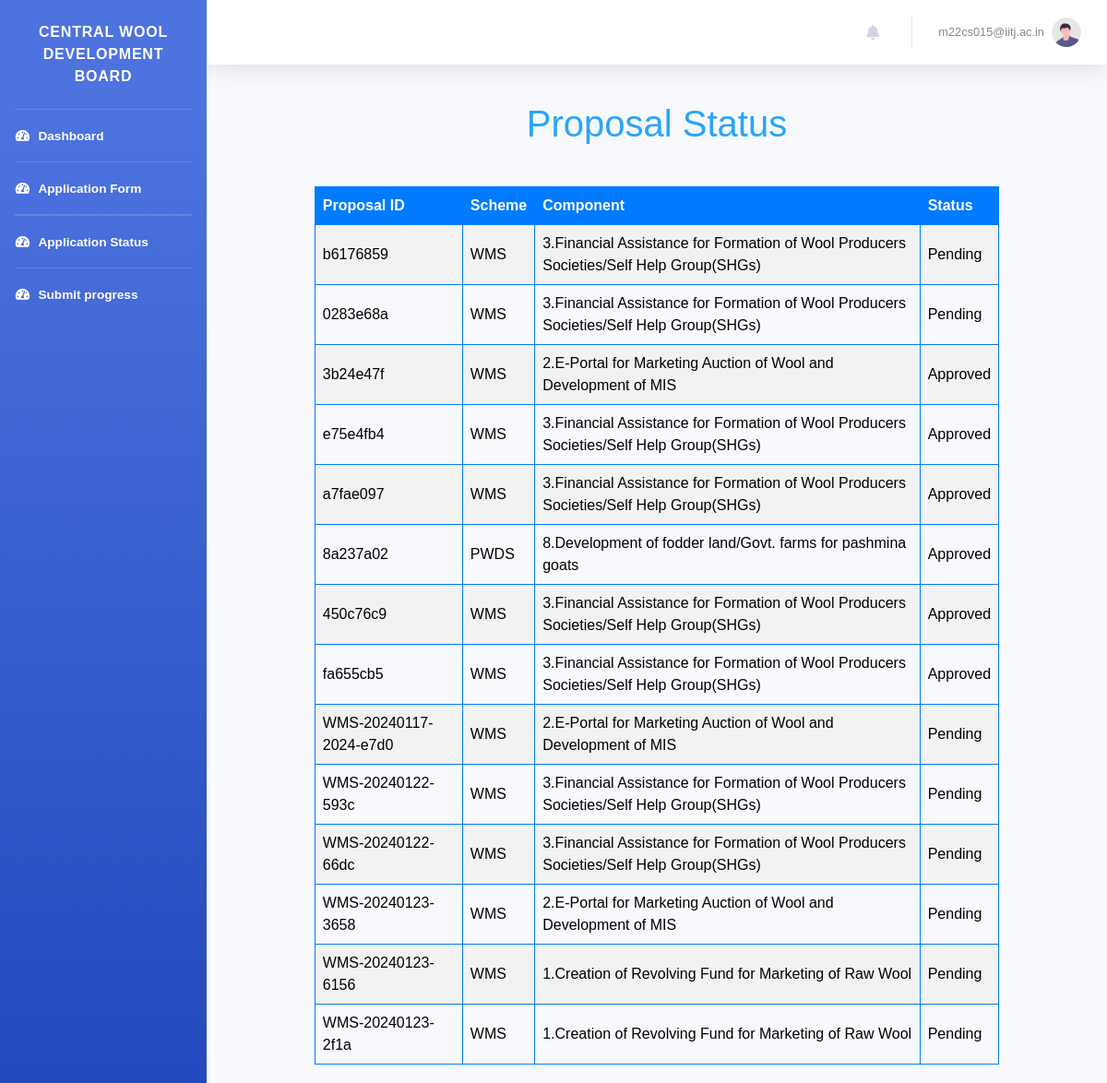
The app's page /dashboard/proposal_status/ (signed in) with its own data.
### authapp/models.py (models this page shows, shortened)
class CustomUser(AbstractBaseUser, PermissionsMixin):
    AGENCY_NATURE_CHOICES = [
        ("Central Federations", "Central Federations"),
        ("State Federations", "State Federations"),
        ("Central Sheep & Wool Boards", "Central Sheep & Wool Boards"),
        ("State Sheep & Wool Boards", "State Sheep & Wool Boards"),
        ("UT Govt. Sheep & Wool Boards", "UT Govt. Sheep & Wool Boards"),
        ("UT Govt. Sheep & Wool Federations", "UT Govt. Sheep & Wool Federations"),
        ("State Govt. Corporations Federations", "State Govt. Corporations Federations"),
        ("Central Departments", "Central Departments"),
        ("State Departments", "State Departments"),
        ("UT Statutory Departments", "UT Statutory Departments"),
        ("Autonomous and Advisory Bodies Departments", "Autonomous and Advisory Bodies Departments"),
        ("State Cooperative Departments", "State Cooperative Departments"),
        ("UT Cooperative Departments", "UT Cooperative Departments"),
        ("Central Govt Cooperative Departments", "Central Govt Cooperative Departments"),
        ("Central Govt Animal Husbandry Department", "Central Govt Animal Husbandry Department"),
        ("State Govt. Animal Husbandry Department", "State Govt. Animal Husbandry Department"),
        ("UT Animal Husbandry Department", "UT Animal Husbandry Department"),
        ("State Industries Department", "State Industries Department"),
        ("Central Industries Department", "Central Industries Department"),
        ("UT Industries Department", "UT Industries Department"),
        ("Central Organizations", "Central Organizations"),
        ("State Organizations", "State Organizations"),
        ("UT Government Organizations", "UT Government Organizations"),
        ("Universities of State", "Universities of State"),
        ("Universities of Central Govt", "Universities of Central Govt"),
        ("Universities of UT", "Universities of UT"),
        ("Govt. marketing event organizers", "Govt. marketing event organizers"),
        ("Central Research & Development Institutions", "Central Research & Development Institutions"),
        ("State Research & Development Institutions", "State Research & Development Institutions"),
        ("UT Govts. Autonomous Research & Development Institutions", "UT Govts. Autonomous Research & Development Institutions"),
        ("Statutory Bodies Research & Development Institutions", "Statutory Bodies Research & Development Institutions"),
        ("Textiles Research Associations (TRAs)", "Textiles Research Associations (TRAs)"),
    ]
    is_staff = models.BooleanField(default=False)
    is_active = models.BooleanField(default=True)
    date_joined = models.DateTimeField(default=timezone.now)
    agency_name = models.CharField(max_length=100,blank=False,null=False,default="")
    agency_nature = models.CharField(
        max_length=100, choices=AGENCY_NATURE_CHOICES, default='Central Federations')
    registration_number = models.CharField(max_length=100, blank=True, null=True)
    address = models.TextField(default="",blank=False,null=False)
    pincode = models.CharField(max_length=10,blank=False,null=False,default="")
    contact_person_name = models.CharField(max_length=100,blank=False,null=False,default="")
    contact_person_designation = models.CharField(max_length=100,blank=False,null=False,default="")
    email = models.EmailField(_("email address"), unique=True,default="")
    contact_person_mobile = models.CharField(max_length=12,blank=False,null=False,default="")
    USERNAME_FIELD = "email"
    REQUIRED_FIELDS = []
    objects = CustomUserManager()

class Proposal(models.Model):
    STATUS_CHOICES = [
        ('Pending', 'Pending'),
        ('Approved', 'Approved'),
        ('Completed', 'Completed'),
        ('Rejected', 'Rejected'),
        ('Resubmit','Resubmit')
    ]
    user = models.ForeignKey(settings.AUTH_USER_MODEL, on_delete=models.CASCADE)
    name_and_address = models.TextField()
    project_scheme = models.CharField(max_length=20)
    scheme_component = models.CharField(max_length=100)
    nature_of_applicant = models.CharField(max_length=50)
    other_nature = models.CharField(max_length=50, blank=True, null=True)
    brief_of_agency = models.TextField()
    objectives_of_project = models.TextField()
    brief_of_project = models.TextField()
    justification_of_project = models.TextField()
    methodology_of_project = models.TextField()
    expected_outcome = models.FileField(upload_to='excel_files/', blank=True, null=True)
    scenario_change = models.TextField()
    beneficiaries = models.FileField(upload_to='excel_files/', blank=True, null=True)
    mode_of_selection = models.TextField()
    component_wise_cost = models.FileField(upload_to='excel_files/', blank=True, null=True)
    component_wise_duration = models.FileField(upload_to='excel_files/', blank=True, null=True)
    location_of_project = models.CharField(max_length=100)
    associated_agency = models.TextField()
    bank_details = models.TextField()
    nodal_officer_details = models.TextField()
    other_info = models.TextField()
    status = models.CharField(max_length=20, choices=STATUS_CHOICES, default='Pending')
    total_fund_allocated = models.DecimalField(max_digits=20, decimal_places=2,blank=True,null=True)
    project_sanction_letter = models.FileField(upload_to='sanction_letters/',null=True)
    Approved_by=models.CharField(max_length=50,null=True,blank=True)
    project_report = models.FileField(upload_to='pdf_files/', blank=True, null=True)
    covering_letter = models.FileField(upload_to='pdf_files/', blank=True, null=True)
    unique_id = models.CharField(max_length=8, unique=True)
    created_at = models.DateTimeField(auto_now_add=True)
    total_duration = models.IntegerField(blank=True, null=True)
    goals = models.JSONField(default=dict)

### authapp/views.py (the view)
# urls.py: path('dashboard/proposal_status/', views.proposal_status, name='proposal_status'),
@login_required
def proposal_status(request):
    user_proposals = Proposal.objects.filter(user=request.user)
    return render(request, 'proposal/proposal_status.html', {'proposals': user_proposals})

### templates/proposal/proposal_status.html (shortened to what this page needs)
{% extends 'base_dashboard.html' %}
    {% block content%}
     <header>
        <h1>Proposal Status</h1>
    </header>
    <table>
        <tr>
            <th>Proposal ID</th>
            <th>Scheme</th>
            <th>Component</th>
            <th>Status</th>
        </tr>
        {% for proposal in proposals %}
            <tr>
                <td>{{ proposal.unique_id }}</td>
                <td>{{ proposal.project_scheme }}</td>
                <td>{{proposal.scheme_component}}</td>
                <td>{{ proposal.status }}</td>
            </tr>
        {% endfor %}
    </table>
{% endblock %}

### templates/base_dashboard.html (shortened to what this page needs)
{% load static %}
<!DOCTYPE html>
<html lang="en">
<head>
    <link href="{%static 'css/user_dashboard/all.min.css'%}" rel="stylesheet" type="text/css">
        <link rel="stylesheet" href="https://cdnjs.cloudflare.com/ajax/libs/font-awesome/5.15.3/css/all.min.css">
    <link href="{%static 'css/user_dashboard/sb-admin-2.min.css'%}" rel="stylesheet">
</head>
<body id="page-top">
    <div id="wrapper">
        <ul class="navbar-nav bg-gradient-primary sidebar sidebar-dark accordion" id="accordionSidebar">
             <br>
            <a class="sidebar-brand d-flex align-items-center justify-content-center" href="index.html">
                <div class="sidebar-brand-text mx-sm-2">Central Wool Development Board</div>
            </a>
            <br>
            <hr class="sidebar-divider my-0">
            <li class="nav-item active">
                <a class="nav-link" href="{% url 'authapp:dashboard' %}">
                    <i class="fas fa-fw fa-tachometer-alt"></i>
                    <span>Dashboard</span></a>
            </li>
             <hr class="sidebar-divider my-0">
             <li class="nav-item active">
                <a class="nav-link" href="{% url 'authapp:submit_proposal' %}">
                    <i class="fas fa-fw fa-tachometer-alt"></i>
                    <span>Application Form</span></a>
            </li>
             <hr class="sidebar-divider my-0">
             <hr class="sidebar-divider my-0">
             <li class="nav-item active">
                <a class="nav-link" href="{% url 'authapp:proposal_status' %}">
                    <i class="fas fa-fw fa-tachometer-alt"></i>
                    <span>Application Status</span></a>
            </li>
            <hr class="sidebar-divider my-0">
             <li class="nav-item active">
                <a class="nav-link" href="{% url 'authapp:progress_report' %}">
                    <i class="fas fa-fw fa-tachometer-alt"></i>
                    <span>Submit progress</span></a>
            </li>
        </ul>
        <div id="content-wrapper" class="d-flex flex-column">
            <div id="content">
                 <nav class="navbar navbar-expand navbar-light bg-white topbar mb-4 static-top shadow ">
                    <ul class="navbar-nav ml-auto">
<li class="nav-item dropdown no-arrow mx-1">
    <a class="nav-link dropdown-toggle" href="#" id="alertsDropdown" role="button"
        data-toggle="dropdown" aria-haspopup="true" aria-expanded="false">
        <i class="fas fa-bell fa-fw"></i>
    </a>
</li>
                        <li class="nav-item dropdown no-arrow">
                            <a class="nav-link dropdown-toggle" href="#" id="userDropdown" role="button"
                                data-toggle="dropdown" aria-haspopup="true" aria-expanded="false">
                                <span class="mr-2 d-none d-lg-inline text-gray-600 small">{{user.email}}</span>
                                <img class="img-profile rounded-circle"
                                    src="{%static 'img/undraw_profile.svg'%}">
                            </a>
                        </li>
                    </ul>
</nav>
                <div class="container-fluid">
                   {% block content %}{% endblock %}
                </div>
        </div>
    </div>
</body>
</html>

### templates/proposal/proposal_status.html (style rules this page uses)
body { font-family: Arial, sans-serif; margin: 0; padding: 0; background-color: #f4f4f4; }
header { color: #2aa4fb; text-align: center; padding: 1em 0; }
table { width: 80%; margin: 20px auto; border-collapse: collapse; }
th, td { border: 1px solid #007BFF; padding: 8px; text-align: left; color:black; }
th { background-color: #007BFF; color: white; }
tr:nth-child(even) { background-color: #f2f2f2; }

### records on screen
CustomUser: email "m22cs015@iitj.ac.in"
Proposal: unique_id "b6176859", project_scheme "WMS", scheme_component "3.Financial Assistance for Formation of Wool Producers Societies/Self Help Group(SHGs)", status "Pending"
Proposal: unique_id "0283e68a", project_scheme "WMS", scheme_component "3.Financial Assistance for Formation of Wool Producers Societies/Self Help Group(SHGs)", status "Pending"
Proposal: unique_id "3b24e47f", project_scheme "WMS", scheme_component "2.E-Portal for Marketing Auction of Wool and Development of MIS", status "Approved"
Proposal: unique_id "e75e4fb4", project_scheme "WMS", scheme_component "3.Financial Assistance for Formation of Wool Producers Societies/Self Help Group(SHGs)", status "Approved"
Proposal: unique_id "a7fae097", project_scheme "WMS", scheme_component "3.Financial Assistance for Formation of Wool Producers Societies/Self Help Group(SHGs)", status "Approved"
Proposal: unique_id "8a237a02", project_scheme "PWDS", scheme_component "8.Development of fodder land/Govt. farms for pashmina goats", status "Approved"
Proposal: unique_id "450c76c9", project_scheme "WMS", scheme_component "3.Financial Assistance for Formation of Wool Producers Societies/Self Help Group(SHGs)", status "Approved"
Proposal: unique_id "fa655cb5", project_scheme "WMS", scheme_component "3.Financial Assistance for Formation of Wool Producers Societies/Self Help Group(SHGs)", status "Approved"
Proposal: unique_id "WMS-20240117-2024-e7d0", project_scheme "WMS", scheme_component "2.E-Portal for Marketing Auction of Wool and Development of MIS", status "Pending"
Proposal: unique_id "WMS-20240122-593c", project_scheme "WMS", scheme_component "3.Financial Assistance for Formation of Wool Producers Societies/Self Help Group(SHGs)", status "Pending"
Proposal: unique_id "WMS-20240122-66dc", project_scheme "WMS", scheme_component "3.Financial Assistance for Formation of Wool Producers Societies/Self Help Group(SHGs)", status "Pending"
Proposal: unique_id "WMS-20240123-3658", project_scheme "WMS", scheme_component "2.E-Portal for Marketing Auction of Wool and Development of MIS", status "Pending"
Proposal: unique_id "WMS-20240123-6156", project_scheme "WMS", scheme_component "1.Creation of Revolving Fund for Marketing of Raw Wool", status "Pending"
Proposal: unique_id "WMS-20240123-2f1a", project_scheme "WMS", scheme_component "1.Creation of Revolving Fund for Marketing of Raw Wool", status "Pending"
